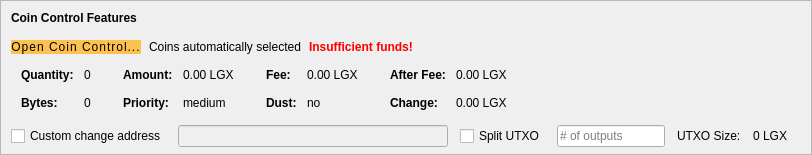
    <widget class="QFrame" name="frameCoinControl">
     <property name="sizePolicy">
      <sizepolicy hsizetype="Expanding" vsizetype="Expanding">
       <horstretch>0</horstretch>
       <verstretch>0</verstretch>
      </sizepolicy>
     </property>
     <property name="maximumSize">
      <size>
       <width>16777215</width>
       <height>16777215</height>
      </size>
     </property>
     <property name="frameShape">
      <enum>QFrame::StyledPanel</enum>
     </property>
     <property name="frameShadow">
      <enum>QFrame::Sunken</enum>
     </property>
     <layout class="QVBoxLayout" name="verticalLayoutCoinControl2">
      <property name="spacing">
       <number>0</number>
      </property>
      <property name="leftMargin">
       <number>0</number>
      </property>
      <property name="topMargin">
       <number>0</number>
      </property>
      <property name="rightMargin">
       <number>0</number>
      </property>
      <property name="bottomMargin">
       <number>6</number>
      </property>
      <item>
       <layout class="QVBoxLayout" name="verticalLayoutCoinControl" stretch="0,0,0,0,1">
        <property name="spacing">
         <number>0</number>
        </property>
        <property name="leftMargin">
         <number>10</number>
        </property>
        <property name="topMargin">
         <number>10</number>
        </property>
        <item>
         <layout class="QHBoxLayout" name="horizontalLayoutCoinControl1">
          <property name="bottomMargin">
           <number>15</number>
          </property>
          <item>
           <widget class="QLabel" name="labelCoinControlFeatures">
            <property name="sizePolicy">
             <sizepolicy hsizetype="Preferred" vsizetype="Maximum">
              <horstretch>0</horstretch>
              <verstretch>0</verstretch>
             </sizepolicy>
            </property>
            <property name="font">
             <font>
              <weight>75</weight>
              <bold>true</bold>
             </font>
            </property>
            <property name="styleSheet">
             <string notr="true">font-weight:bold;</string>
            </property>
            <property name="text">
             <string>Coin Control Features</string>
            </property>
           </widget>
          </item>
         </layout>
        </item>
        <item>
         <layout class="QHBoxLayout" name="horizontalLayoutCoinControl2" stretch="0,0,0,0">
          <property name="spacing">
           <number>8</number>
          </property>
          <property name="bottomMargin">
           <number>10</number>
          </property>
          <item>
           <widget class="QPushButton" name="pushButtonCoinControl">
            <property name="styleSheet">
             <string notr="true">QDialogButtonBox,
QPushButton {
  background-color: #fdc14f;
  padding: 0.85em 2em;
  letter-spacing: 1px;
  color: #000000;
  font-size: 12px;
  border-radius: 20px;
}
QPushButton:hover {
  background-color: #fb9803;
}
QPushButton:focus {
  border: none;
  outline: none;
}
QPushButton:pressed {
  border: 1px solid #ff7300;
}

QPushButton:disabled {
  border: 1px solid #aaaaaa;
  background-color: #bbbbbb;
}</string>
            </property>
            <property name="text">
             <string>Open Coin Control...</string>
            </property>
            <property name="autoDefault">
             <bool>false</bool>
            </property>
           </widget>
          </item>
          <item>
           <widget class="QLabel" name="labelCoinControlAutomaticallySelected">
            <property name="text">
             <string>Coins automatically selected</string>
            </property>
            <property name="margin">
             <number>5</number>
            </property>
           </widget>
          </item>
          <item>
           <widget class="QLabel" name="labelCoinControlInsuffFunds">
            <property name="font">
             <font>
              <weight>75</weight>
              <bold>true</bold>
             </font>
            </property>
            <property name="styleSheet">
             <string notr="true">color:red;font-weight:bold;</string>
            </property>
            <property name="text">
             <string>Insufficient funds!</string>
            </property>
            <property name="margin">
             <number>5</number>
            </property>
           </widget>
          </item>
          <item>
           <spacer name="horizontalSpacerCoinControl">
            <property name="orientation">
             <enum>Qt::Horizontal</enum>
            </property>
            <property name="sizeHint" stdset="0">
             <size>
              <width>40</width>
              <height>1</height>
             </size>
            </property>
           </spacer>
          </item>
         </layout>
        </item>
        <item>
         <widget class="QWidget" name="widgetCoinControl" native="true">
          <property name="sizePolicy">
           <sizepolicy hsizetype="Preferred" vsizetype="Preferred">
            <horstretch>0</horstretch>
            <verstretch>0</verstretch>
           </sizepolicy>
          </property>
          <property name="minimumSize">
           <size>
            <width>0</width>
            <height>0</height>
           </size>
          </property>
          <property name="styleSheet">
           <string notr="true">border: 0;
  background-color: transparent;</string>
          </property>
          <layout class="QHBoxLayout" name="horizontalLayoutCoinControl5">
           <property name="leftMargin">
            <number>0</number>
           </property>
           <property name="topMargin">
            <number>0</number>
           </property>
           <property name="rightMargin">
            <number>0</number>
           </property>
           <property name="bottomMargin">
            <number>0</number>
           </property>
           <item>
            <layout class="QHBoxLayout" name="horizontalLayoutCoinControl3" stretch="0,0,0,1">
             <property name="spacing">
              <number>20</number>
             </property>
             <property name="topMargin">
              <number>0</number>
             </property>
             <property name="bottomMargin">
              <number>10</number>
             </property>
             <item>
              <layout class="QFormLayout" name="formLayoutCoinControl1">
               <property name="horizontalSpacing">
                <number>10</number>
               </property>
               <property name="verticalSpacing">
                <number>14</number>
               </property>
               <property name="leftMargin">
                <number>10</number>
               </property>
               <property name="topMargin">
                <number>4</number>
               </property>
               <property name="rightMargin">
                <number>6</number>
               </property>
               <item row="0" column="0">
                <widget class="QLabel" name="labelCoinControlQuantityText">
                 <property name="font">
                  <font>
                   <weight>75</weight>
                   <bold>true</bold>
                  </font>
                 </property>
                 <property name="text">
                  <string>Quantity:</string>
                 </property>
                 <property name="margin">
                  <number>0</number>
                 </property>
                </widget>
               </item>
               <item row="0" column="1">
                <widget class="QLabel" name="labelCoinControlQuantity">
                 <property name="cursor">
                  <cursorShape>IBeamCursor</cursorShape>
                 </property>
                 <property name="contextMenuPolicy">
                  <enum>Qt::ActionsContextMenu</enum>
                 </property>
                 <property name="text">
                  <string notr="true">0</string>
                 </property>
                 <property name="margin">
                  <number>0</number>
                 </property>
                 <property name="textInteractionFlags">
                  <set>Qt::LinksAccessibleByMouse|Qt::TextSelectableByKeyboard|Qt::TextSelectableByMouse</set>
                 </property>
                </widget>
               </item>
               <item row="1" column="0">
                <widget class="QLabel" name="labelCoinControlBytesText">
                 <property name="font">
                  <font>
                   <weight>75</weight>
                   <bold>true</bold>
                  </font>
                 </property>
                 <property name="text">
                  <string>Bytes:</string>
                 </property>
                </widget>
               </item>
               <item row="1" column="1">
                <widget class="QLabel" name="labelCoinControlBytes">
                 <property name="cursor">
                  <cursorShape>IBeamCursor</cursorShape>
                 </property>
                 <property name="contextMenuPolicy">
                  <enum>Qt::ActionsContextMenu</enum>
                 </property>
                 <property name="text">
                  <string notr="true">0</string>
                 </property>
                 <property name="textInteractionFlags">
                  <set>Qt::LinksAccessibleByMouse|Qt::TextSelectableByKeyboard|Qt::TextSelectableByMouse</set>
                 </property>
                </widget>
               </item>
              </layout>
             </item>
             <item>
              <layout class="QFormLayout" name="formLayoutCoinControl2">
               <property name="horizontalSpacing">
                <number>10</number>
               </property>
               <property name="verticalSpacing">
                <number>14</number>
               </property>
               <property name="leftMargin">
                <number>6</number>
               </property>
               <property name="topMargin">
                <number>4</number>
               </property>
               <property name="rightMargin">
                <number>6</number>
               </property>
               <item row="0" column="0">
                <widget class="QLabel" name="labelCoinControlAmountText">
                 <property name="font">
                  <font>
                   <weight>75</weight>
                   <bold>true</bold>
                  </font>
                 </property>
                 <property name="text">
                  <string>Amount:</string>
                 </property>
                 <property name="margin">
                  <number>0</number>
                 </property>
                </widget>
               </item>
               <item row="0" column="1">
                <widget class="QLabel" name="labelCoinControlAmount">
                 <property name="cursor">
                  <cursorShape>IBeamCursor</cursorShape>
                 </property>
                 <property name="contextMenuPolicy">
                  <enum>Qt::ActionsContextMenu</enum>
                 </property>
                 <property name="text">
                  <string notr="true">0.00 LGX</string>
                 </property>
                 <property name="textInteractionFlags">
                  <set>Qt::LinksAccessibleByMouse|Qt::TextSelectableByKeyboard|Qt::TextSelectableByMouse</set>
                 </property>
                </widget>
               </item>
               <item row="1" column="0">
                <widget class="QLabel" name="labelCoinControlPriorityText">
                 <property name="font">
                  <font>
                   <weight>75</weight>
                   <bold>true</bold>
                  </font>
                 </property>
                 <property name="text">
                  <string>Priority:</string>
                 </property>
                </widget>
               </item>
               <item row="1" column="1">
                <widget class="QLabel" name="labelCoinControlPriority">
                 <property name="cursor">
                  <cursorShape>IBeamCursor</cursorShape>
                 </property>
                 <property name="contextMenuPolicy">
                  <enum>Qt::ActionsContextMenu</enum>
                 </property>
                 <property name="text">
                  <string>medium</string>
                 </property>
                 <property name="textInteractionFlags">
                  <set>Qt::LinksAccessibleByMouse|Qt::TextSelectableByKeyboard|Qt::TextSelectableByMouse</set>
                 </property>
                </widget>
               </item>
              </layout>
             </item>
             <item>
              <layout class="QFormLayout" name="formLayoutCoinControl3">
               <property name="horizontalSpacing">
                <number>10</number>
               </property>
               <property name="verticalSpacing">
                <number>14</number>
               </property>
               <property name="leftMargin">
                <number>6</number>
               </property>
               <property name="topMargin">
                <number>4</number>
               </property>
               <property name="rightMargin">
                <number>6</number>
               </property>
               <item row="0" column="0">
                <widget class="QLabel" name="labelCoinControlFeeText">
                 <property name="font">
                  <font>
                   <weight>75</weight>
                   <bold>true</bold>
                  </font>
                 </property>
                 <property name="text">
                  <string>Fee:</string>
                 </property>
                 <property name="margin">
                  <number>0</number>
                 </property>
                </widget>
               </item>
               <item row="0" column="1">
                <widget class="QLabel" name="labelCoinControlFee">
                 <property name="cursor">
                  <cursorShape>IBeamCursor</cursorShape>
                 </property>
                 <property name="contextMenuPolicy">
                  <enum>Qt::ActionsContextMenu</enum>
                 </property>
                 <property name="text">
                  <string notr="true">0.00 LGX</string>
                 </property>
                 <property name="textInteractionFlags">
                  <set>Qt::LinksAccessibleByMouse|Qt::TextSelectableByKeyboard|Qt::TextSelectableByMouse</set>
                 </property>
                </widget>
               </item>
               <item row="1" column="0">
                <widget class="QLabel" name="labelCoinControlLowOutputText">
                 <property name="font">
                  <font>
                   <weight>75</weight>
                   <bold>true</bold>
                  </font>
                 </property>
                 <property name="text">
                  <string>Dust:</string>
                 </property>
                </widget>
               </item>
               <item row="1" column="1">
                <widget class="QLabel" name="labelCoinControlLowOutput">
                 <property name="cursor">
                  <cursorShape>IBeamCursor</cursorShape>
                 </property>
                 <property name="contextMenuPolicy">
                  <enum>Qt::ActionsContextMenu</enum>
                 </property>
                 <property name="text">
                  <string>no</string>
                 </property>
                 <property name="textInteractionFlags">
                  <set>Qt::LinksAccessibleByMouse|Qt::TextSelectableByKeyboard|Qt::TextSelectableByMouse</set>
                 </property>
                </widget>
               </item>
              </layout>
             </item>
             <item>
              <layout class="QFormLayout" name="formLayoutCoinControl4">
               <property name="horizontalSpacing">
                <number>10</number>
               </property>
               <property name="verticalSpacing">
                <number>14</number>
               </property>
               <property name="leftMargin">
                <number>6</number>
               </property>
               <property name="topMargin">
                <number>4</number>
               </property>
               <property name="rightMargin">
                <number>6</number>
               </property>
               <item row="0" column="0">
                <widget class="QLabel" name="labelCoinControlAfterFeeText">
                 <property name="font">
                  <font>
                   <weight>75</weight>
                   <bold>true</bold>
                  </font>
                 </property>
                 <property name="text">
                  <string>After Fee:</string>
                 </property>
                 <property name="margin">
                  <number>0</number>
                 </property>
                </widget>
               </item>
               <item row="0" column="1">
                <widget class="QLabel" name="labelCoinControlAfterFee">
                 <property name="cursor">
                  <cursorShape>IBeamCursor</cursorShape>
                 </property>
                 <property name="contextMenuPolicy">
                  <enum>Qt::ActionsContextMenu</enum>
                 </property>
                 <property name="text">
                  <string notr="true">0.00 LGX</string>
                 </property>
                 <property name="textInteractionFlags">
                  <set>Qt::LinksAccessibleByMouse|Qt::TextSelectableByKeyboard|Qt::TextSelectableByMouse</set>
                 </property>
                </widget>
               </item>
               <item row="1" column="0">
                <widget class="QLabel" name="labelCoinControlChangeText">
                 <property name="font">
                  <font>
                   <weight>75</weight>
                   <bold>true</bold>
                  </font>
                 </property>
                 <property name="text">
                  <string>Change:</string>
                 </property>
                </widget>
               </item>
               <item row="1" column="1">
                <widget class="QLabel" name="labelCoinControlChange">
                 <property name="cursor">
                  <cursorShape>IBeamCursor</cursorShape>
                 </property>
                 <property name="contextMenuPolicy">
                  <enum>Qt::ActionsContextMenu</enum>
                 </property>
                 <property name="text">
                  <string notr="true">0.00 LGX</string>
                 </property>
                 <property name="textInteractionFlags">
                  <set>Qt::LinksAccessibleByMouse|Qt::TextSelectableByKeyboard|Qt::TextSelectableByMouse</set>
                 </property>
                </widget>
               </item>
              </layout>
             </item>
            </layout>
           </item>
          </layout>
         </widget>
        </item>
        <item>
         <layout class="QHBoxLayout" name="horizontalLayoutCoinControl4" stretch="0,0,0,0,0,0,0">
          <property name="spacing">
           <number>12</number>
          </property>
          <property name="sizeConstraint">
           <enum>QLayout::SetDefaultConstraint</enum>
          </property>
          <property name="topMargin">
           <number>5</number>
          </property>
          <property name="rightMargin">
           <number>5</number>
          </property>
          <item>
           <widget class="QCheckBox" name="checkBoxCoinControlChange">
            <property name="toolTip">
             <string>If this is activated, but the change address is empty or invalid, change will be sent to a newly generated address.</string>
            </property>
            <property name="text">
             <string>Custom change address</string>
            </property>
           </widget>
          </item>
          <item>
           <widget class="QValidatedLineEdit" name="lineEditCoinControlChange">
            <property name="enabled">
             <bool>false</bool>
            </property>
            <property name="sizePolicy">
             <sizepolicy hsizetype="Expanding" vsizetype="Fixed">
              <horstretch>0</horstretch>
              <verstretch>0</verstretch>
             </sizepolicy>
            </property>
           </widget>
          </item>
          <item>
           <widget class="QCheckBox" name="splitBlockCheckBox">
            <property name="text">
             <string>Split UTXO</string>
            </property>
           </widget>
          </item>
          <item>
           <widget class="QLineEdit" name="splitBlockLineEdit">
            <property name="sizePolicy">
             <sizepolicy hsizetype="Fixed" vsizetype="Fixed">
              <horstretch>50</horstretch>
              <verstretch>0</verstretch>
             </sizepolicy>
            </property>
            <property name="placeholderText">
             <string># of outputs</string>
            </property>
           </widget>
          </item>
          <item>
           <widget class="QLabel" name="labelBlockSizeText">
            <property name="text">
             <string>UTXO Size:</string>
            </property>
           </widget>
          </item>
          <item>
           <widget class="QLabel" name="labelBlockSize">
            <property name="text">
             <string>0 LGX</string>
            </property>
           </widget>
          </item>
          <item>
           <widget class="QLabel" name="labelCoinControlChangeLabel">
            <property name="sizePolicy">
             <sizepolicy hsizetype="Preferred" vsizetype="Expanding">
              <horstretch>0</horstretch>
              <verstretch>0</verstretch>
             </sizepolicy>
            </property>
            <property name="minimumSize">
             <size>
              <width>0</width>
              <height>0</height>
             </size>
            </property>
            <property name="text">
             <string/>
            </property>
            <property name="margin">
             <number>3</number>
            </property>
           </widget>
          </item>
         </layout>
        </item>
        <item>
         <spacer name="verticalSpacerCoinControl">
          <property name="orientation">
           <enum>Qt::Vertical</enum>
          </property>
          <property name="sizeHint" stdset="0">
           <size>
            <width>800</width>
            <height>1</height>
           </size>
          </property>
         </spacer>
        </item>
       </layout>
      </item>
     </layout>
    </widget>
